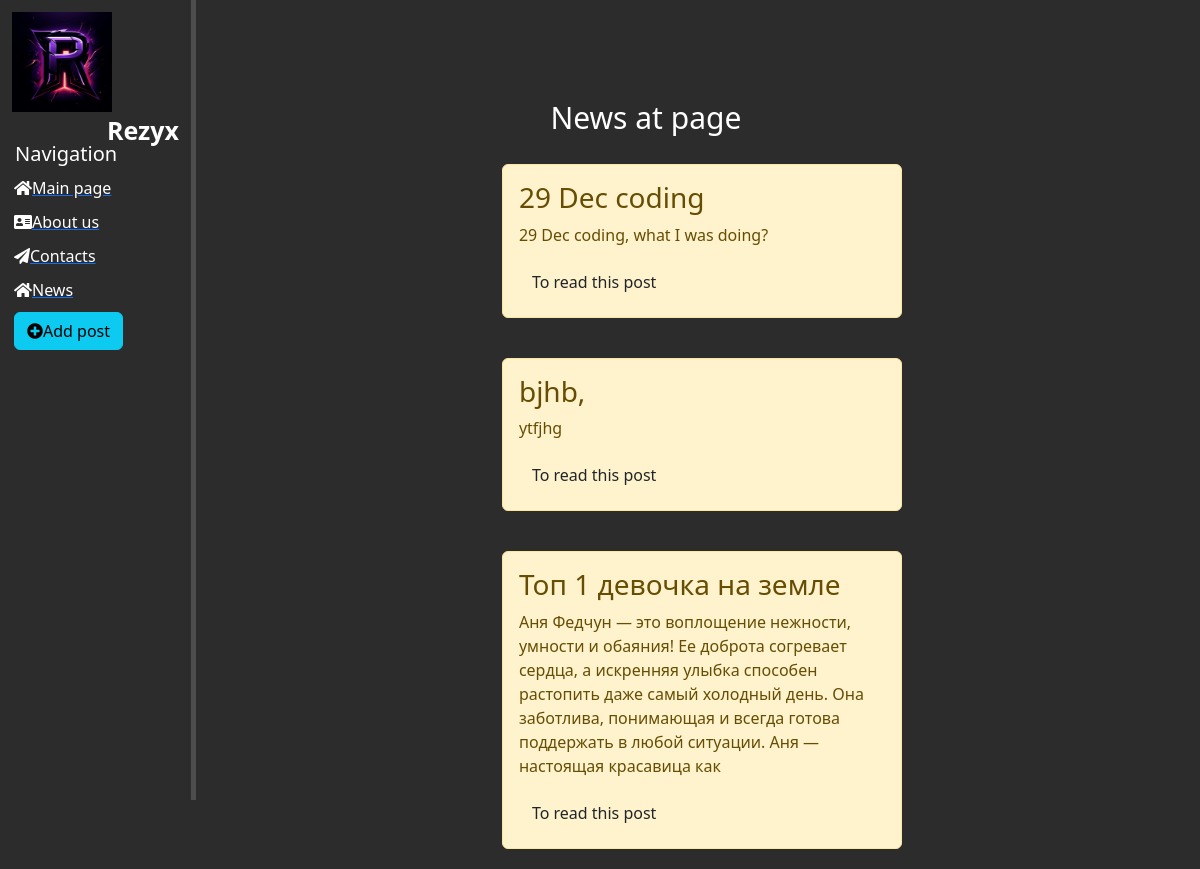
Before: /news/ with the older database file.
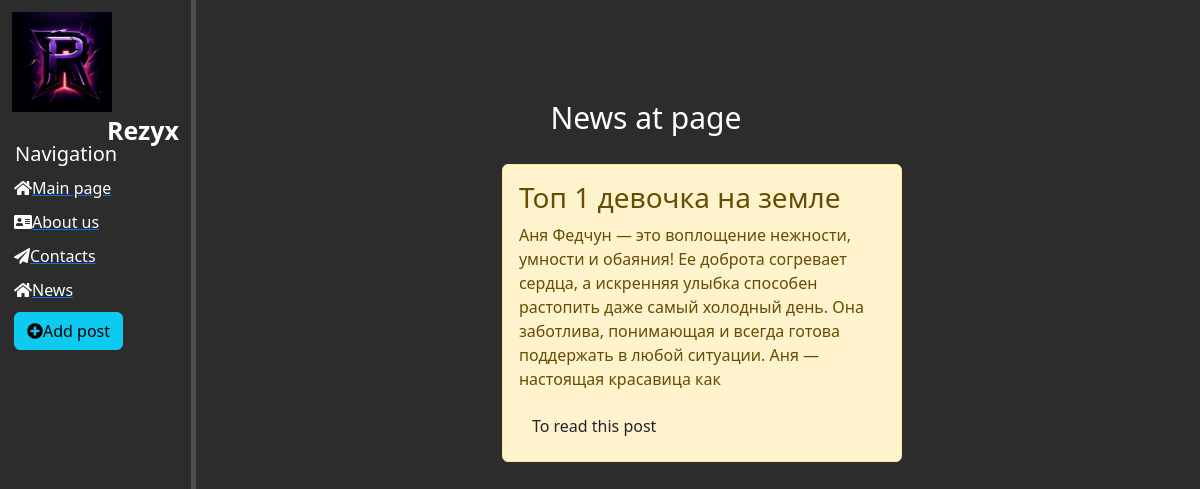
After: the same page with the newer database file.
### news/models.py (models this page shows, shortened)
class Articles(models.Model):
    title = models.CharField('Name',max_length=50)
    anons = models.TextField('Anons', max_length=250)
    full_text = models.TextField('Post')
    date = models.DateTimeField('Publish date')
    class Meta:
        verbose_name = 'News'
        verbose_name_plural = 'News'

### news/views.py (the view)
# urls.py: path('', views.news_home, name='news_home'),
def news_home(request):
    news = Articles.objects.order_by('-date')
    return render(request, 'news/news_home.html', {'news': news})

### news/templates/news/news_home.html (shortened to what this page needs)
{% extends 'main/layout.html' %}
{% block content %}
    <div class="features">
        <h1>News at page</h1>
        {% if news  %}
            {% for el in news %}
                <div class="alert alert-warning">
                    <h3>{{ el.title }}</h3>
                    <p>{{ el.anons }}</p>
                    <a href="{% url 'news-detail' el.id %}" class="btn tn-warning">To read this post</a>
                </div>
            {% endfor %}
        {% else %}
            <p>You don't have any post's</p>
        {% endif %}
    </div>
{% endblock %}

Changed rows visible on the page:
removed Articles: title "29 Dec coding", anons "29 Dec coding, what I was doing?"
removed Articles: title "bjhb,", anons "ytfjhg"
